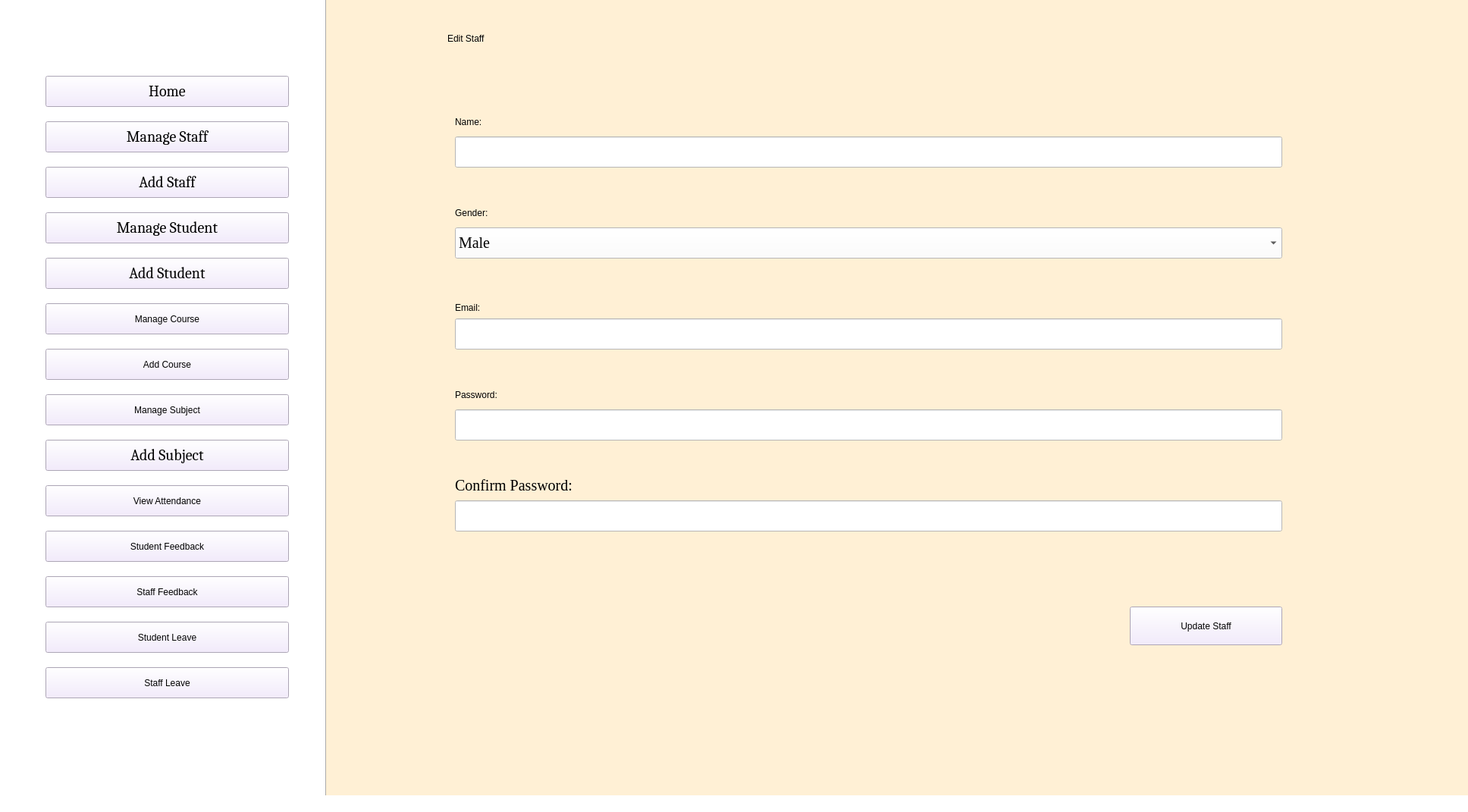
<?xml version="1.0" encoding="UTF-8"?>
<ui version="4.0">
 <class>AdminHomePage</class>
 <widget class="QMainWindow" name="AdminHomePage">
  <property name="enabled">
   <bool>true</bool>
  </property>
  <property name="geometry">
   <rect>
    <x>0</x>
    <y>0</y>
    <width>1936</width>
    <height>1071</height>
   </rect>
  </property>
  <property name="windowTitle">
   <string>Admin Home Page</string>
  </property>
  <property name="styleSheet">
   <string notr="true">background-color: rgb(255, 225, 198);
background-color: rgb(255, 255, 255);
</string>
  </property>
  <widget class="QWidget" name="centralwidget">
   <widget class="QPushButton" name="Home_b">
    <property name="geometry">
     <rect>
      <x>60</x>
      <y>100</y>
      <width>321</width>
      <height>41</height>
     </rect>
    </property>
    <property name="font">
     <font>
      <family>Cambria</family>
      <pointsize>15</pointsize>
      <weight>50</weight>
      <italic>false</italic>
      <bold>false</bold>
     </font>
    </property>
    <property name="styleSheet">
     <string notr="true">font: 15pt &quot;Cambria&quot;;
background-color: rgb(241, 231, 254);</string>
    </property>
    <property name="text">
     <string>Home</string>
    </property>
   </widget>
   <widget class="QPushButton" name="ManageStaff_b">
    <property name="geometry">
     <rect>
      <x>60</x>
      <y>160</y>
      <width>321</width>
      <height>41</height>
     </rect>
    </property>
    <property name="font">
     <font>
      <family>Cambria</family>
      <pointsize>15</pointsize>
      <weight>50</weight>
      <italic>false</italic>
      <bold>false</bold>
     </font>
    </property>
    <property name="styleSheet">
     <string notr="true">font: 15pt &quot;Cambria&quot;;
background-color: rgb(241, 231, 254);</string>
    </property>
    <property name="text">
     <string>Manage Staff</string>
    </property>
   </widget>
   <widget class="QPushButton" name="AddStaff_b">
    <property name="geometry">
     <rect>
      <x>60</x>
      <y>220</y>
      <width>321</width>
      <height>41</height>
     </rect>
    </property>
    <property name="font">
     <font>
      <family>Cambria</family>
      <pointsize>15</pointsize>
      <weight>50</weight>
      <italic>false</italic>
      <bold>false</bold>
     </font>
    </property>
    <property name="styleSheet">
     <string notr="true">font: 15pt &quot;Cambria&quot;;
background-color: rgb(241, 231, 254);</string>
    </property>
    <property name="text">
     <string>Add Staff</string>
    </property>
   </widget>
   <widget class="QPushButton" name="AddStudent_b">
    <property name="geometry">
     <rect>
      <x>60</x>
      <y>340</y>
      <width>321</width>
      <height>41</height>
     </rect>
    </property>
    <property name="font">
     <font>
      <family>Cambria</family>
      <pointsize>15</pointsize>
      <weight>50</weight>
      <italic>false</italic>
      <bold>false</bold>
     </font>
    </property>
    <property name="styleSheet">
     <string notr="true">font: 15pt &quot;Cambria&quot;;
background-color: rgb(241, 231, 254);</string>
    </property>
    <property name="text">
     <string>Add Student</string>
    </property>
   </widget>
   <widget class="QPushButton" name="ManageCourse_b">
    <property name="geometry">
     <rect>
      <x>60</x>
      <y>400</y>
      <width>321</width>
      <height>41</height>
     </rect>
    </property>
    <property name="styleSheet">
     <string notr="true">font: 15pt &quot;Cambria&quot;;
background-color: rgb(241, 231, 254);</string>
    </property>
    <property name="text">
     <string>Manage Course</string>
    </property>
   </widget>
   <widget class="QPushButton" name="AddCourse_b">
    <property name="geometry">
     <rect>
      <x>60</x>
      <y>460</y>
      <width>321</width>
      <height>41</height>
     </rect>
    </property>
    <property name="styleSheet">
     <string notr="true">font: 15pt &quot;Cambria&quot;;
background-color: rgb(241, 231, 254);</string>
    </property>
    <property name="text">
     <string>Add Course</string>
    </property>
   </widget>
   <widget class="QPushButton" name="ManageSubject_b">
    <property name="geometry">
     <rect>
      <x>60</x>
      <y>520</y>
      <width>321</width>
      <height>41</height>
     </rect>
    </property>
    <property name="styleSheet">
     <string notr="true">font: 15pt &quot;Cambria&quot;;
background-color: rgb(241, 231, 254);</string>
    </property>
    <property name="text">
     <string>Manage Subject</string>
    </property>
   </widget>
   <widget class="QPushButton" name="AddSubject_b">
    <property name="geometry">
     <rect>
      <x>60</x>
      <y>580</y>
      <width>321</width>
      <height>41</height>
     </rect>
    </property>
    <property name="font">
     <font>
      <family>Cambria</family>
      <pointsize>15</pointsize>
      <weight>50</weight>
      <italic>false</italic>
      <bold>false</bold>
     </font>
    </property>
    <property name="styleSheet">
     <string notr="true">font: 15pt &quot;Cambria&quot;;
background-color: rgb(241, 231, 254);</string>
    </property>
    <property name="text">
     <string>Add Subject</string>
    </property>
   </widget>
   <widget class="QPushButton" name="ViewAttendance_b">
    <property name="geometry">
     <rect>
      <x>60</x>
      <y>640</y>
      <width>321</width>
      <height>41</height>
     </rect>
    </property>
    <property name="styleSheet">
     <string notr="true">font: 15pt &quot;Cambria&quot;;
background-color: rgb(241, 231, 254);</string>
    </property>
    <property name="text">
     <string>View Attendance</string>
    </property>
   </widget>
   <widget class="QPushButton" name="StudentFeedback_b">
    <property name="geometry">
     <rect>
      <x>60</x>
      <y>700</y>
      <width>321</width>
      <height>41</height>
     </rect>
    </property>
    <property name="styleSheet">
     <string notr="true">font: 15pt &quot;Cambria&quot;;
background-color: rgb(241, 231, 254);</string>
    </property>
    <property name="text">
     <string>Student Feedback</string>
    </property>
   </widget>
   <widget class="QPushButton" name="StaffFeedback_b">
    <property name="geometry">
     <rect>
      <x>60</x>
      <y>760</y>
      <width>321</width>
      <height>41</height>
     </rect>
    </property>
    <property name="styleSheet">
     <string notr="true">font: 15pt &quot;Cambria&quot;;
background-color: rgb(241, 231, 254);</string>
    </property>
    <property name="text">
     <string>Staff Feedback</string>
    </property>
   </widget>
   <widget class="QPushButton" name="StudentLeave_b">
    <property name="geometry">
     <rect>
      <x>60</x>
      <y>820</y>
      <width>321</width>
      <height>41</height>
     </rect>
    </property>
    <property name="styleSheet">
     <string notr="true">font: 15pt &quot;Cambria&quot;;
background-color: rgb(241, 231, 254);</string>
    </property>
    <property name="text">
     <string>Student Leave</string>
    </property>
   </widget>
   <widget class="QPushButton" name="ManageStudent_b">
    <property name="geometry">
     <rect>
      <x>60</x>
      <y>280</y>
      <width>321</width>
      <height>41</height>
     </rect>
    </property>
    <property name="font">
     <font>
      <family>Cambria</family>
      <pointsize>15</pointsize>
      <weight>50</weight>
      <italic>false</italic>
      <bold>false</bold>
     </font>
    </property>
    <property name="styleSheet">
     <string notr="true">font: 15pt &quot;Cambria&quot;;
background-color: rgb(241, 231, 254);</string>
    </property>
    <property name="text">
     <string>Manage Student</string>
    </property>
   </widget>
   <widget class="QPushButton" name="StaffLeave_b">
    <property name="geometry">
     <rect>
      <x>60</x>
      <y>880</y>
      <width>321</width>
      <height>41</height>
     </rect>
    </property>
    <property name="styleSheet">
     <string notr="true">font: 15pt &quot;Cambria&quot;;
background-color: rgb(241, 231, 254);</string>
    </property>
    <property name="text">
     <string>Staff Leave</string>
    </property>
   </widget>
   <widget class="Line" name="line">
    <property name="geometry">
     <rect>
      <x>420</x>
      <y>-50</y>
      <width>20</width>
      <height>1111</height>
     </rect>
    </property>
    <property name="orientation">
     <enum>Qt::Vertical</enum>
    </property>
   </widget>
   <widget class="QLabel" name="AdminEditStaff_l">
    <property name="geometry">
     <rect>
      <x>430</x>
      <y>-80</y>
      <width>1521</width>
      <height>1151</height>
     </rect>
    </property>
    <property name="styleSheet">
     <string notr="true">background-color: rgb(255, 240, 213);</string>
    </property>
    <property name="text">
     <string/>
    </property>
   </widget>
   <widget class="QLabel" name="EditStaff_l">
    <property name="geometry">
     <rect>
      <x>590</x>
      <y>30</y>
      <width>1351</width>
      <height>41</height>
     </rect>
    </property>
    <property name="styleSheet">
     <string notr="true">font: 75 17pt &quot;Times New Roman&quot;;
background-color: rgb(255, 240, 213);</string>
    </property>
    <property name="text">
     <string>Edit Staff</string>
    </property>
   </widget>
   <widget class="QPushButton" name="UpdateStaff_b">
    <property name="geometry">
     <rect>
      <x>1490</x>
      <y>800</y>
      <width>201</width>
      <height>51</height>
     </rect>
    </property>
    <property name="styleSheet">
     <string notr="true">font: 12pt &quot;Cambria&quot;;
background-color: rgb(241, 231, 254);</string>
    </property>
    <property name="text">
     <string>Update Staff</string>
    </property>
   </widget>
   <widget class="QLineEdit" name="Password_tb">
    <property name="geometry">
     <rect>
      <x>600</x>
      <y>540</y>
      <width>1091</width>
      <height>41</height>
     </rect>
    </property>
    <property name="styleSheet">
     <string notr="true">font: 15pt &quot;Times New Roman&quot;;</string>
    </property>
   </widget>
   <widget class="QLabel" name="Password_l">
    <property name="geometry">
     <rect>
      <x>600</x>
      <y>510</y>
      <width>371</width>
      <height>21</height>
     </rect>
    </property>
    <property name="styleSheet">
     <string notr="true">font: 15pt &quot;Times New Roman&quot;;
background-color: rgb(255, 240, 213);</string>
    </property>
    <property name="text">
     <string>Password:</string>
    </property>
   </widget>
   <widget class="QLabel" name="Email_l">
    <property name="geometry">
     <rect>
      <x>600</x>
      <y>390</y>
      <width>361</width>
      <height>31</height>
     </rect>
    </property>
    <property name="styleSheet">
     <string notr="true">font: 15pt &quot;Times New Roman&quot;;
background-color: rgb(255, 240, 213);</string>
    </property>
    <property name="text">
     <string>Email:</string>
    </property>
   </widget>
   <widget class="QLineEdit" name="Email_tb">
    <property name="geometry">
     <rect>
      <x>600</x>
      <y>420</y>
      <width>1091</width>
      <height>41</height>
     </rect>
    </property>
    <property name="styleSheet">
     <string notr="true">font: 15pt &quot;Times New Roman&quot;;

</string>
    </property>
   </widget>
   <widget class="QLineEdit" name="Name_tb">
    <property name="geometry">
     <rect>
      <x>600</x>
      <y>180</y>
      <width>1091</width>
      <height>41</height>
     </rect>
    </property>
    <property name="styleSheet">
     <string notr="true">font: 15pt &quot;Times New Roman&quot;;</string>
    </property>
   </widget>
   <widget class="QLabel" name="Name_l">
    <property name="geometry">
     <rect>
      <x>600</x>
      <y>150</y>
      <width>361</width>
      <height>21</height>
     </rect>
    </property>
    <property name="styleSheet">
     <string notr="true">font: 15pt &quot;Times New Roman&quot;;
background-color: rgb(255, 240, 213);</string>
    </property>
    <property name="text">
     <string>Name:</string>
    </property>
   </widget>
   <widget class="QLabel" name="Gender_l">
    <property name="geometry">
     <rect>
      <x>600</x>
      <y>270</y>
      <width>361</width>
      <height>21</height>
     </rect>
    </property>
    <property name="styleSheet">
     <string notr="true">font: 15pt &quot;Times New Roman&quot;;
background-color: rgb(255, 240, 213);</string>
    </property>
    <property name="text">
     <string>Gender:</string>
    </property>
   </widget>
   <widget class="QComboBox" name="Gender_cmb">
    <property name="geometry">
     <rect>
      <x>600</x>
      <y>300</y>
      <width>1091</width>
      <height>41</height>
     </rect>
    </property>
    <property name="font">
     <font>
      <family>Times New Roman</family>
      <pointsize>15</pointsize>
     </font>
    </property>
    <item>
     <property name="text">
      <string>Male</string>
     </property>
    </item>
    <item>
     <property name="text">
      <string>Female</string>
     </property>
    </item>
    <item>
     <property name="text">
      <string>Others</string>
     </property>
    </item>
   </widget>
   <widget class="QLabel" name="ConfirmPassword_l">
    <property name="geometry">
     <rect>
      <x>600</x>
      <y>630</y>
      <width>501</width>
      <height>21</height>
     </rect>
    </property>
    <property name="font">
     <font>
      <family>Times New Roman</family>
      <pointsize>15</pointsize>
      <weight>50</weight>
      <italic>false</italic>
      <bold>false</bold>
     </font>
    </property>
    <property name="styleSheet">
     <string notr="true">font: 15pt &quot;Times New Roman&quot;;
background-color: rgb(255, 240, 213);</string>
    </property>
    <property name="text">
     <string>Confirm Password:</string>
    </property>
   </widget>
   <widget class="QLineEdit" name="ConfirmPassword_tb">
    <property name="geometry">
     <rect>
      <x>600</x>
      <y>660</y>
      <width>1091</width>
      <height>41</height>
     </rect>
    </property>
    <property name="font">
     <font>
      <family>Times New Roman</family>
      <pointsize>15</pointsize>
      <weight>50</weight>
      <italic>false</italic>
      <bold>false</bold>
     </font>
    </property>
    <property name="styleSheet">
     <string notr="true">font: 15pt &quot;Times New Roman&quot;;
</string>
    </property>
   </widget>
  </widget>
  <widget class="QStatusBar" name="statusbar"/>
 </widget>
 <resources/>
 <connections/>
</ui>
